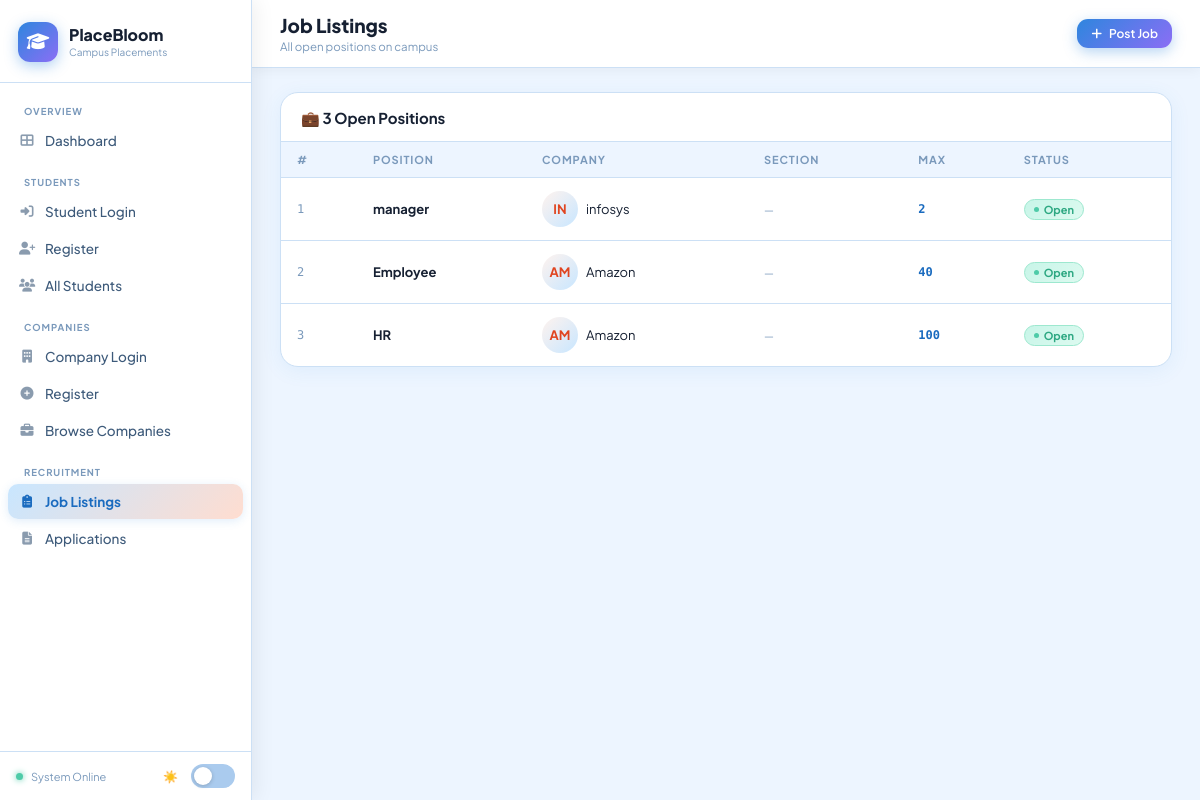
Screenshot of /jobs/ with the database file from the repository.
### placement/models.py (models this page shows, shortened)
class Job(models.Model):
    job_id = models.AutoField(primary_key=True)
    company = models.ForeignKey(Company, on_delete=models.CASCADE, related_name='jobs')
    section = models.ForeignKey(PlacementSection, on_delete=models.SET_NULL, null=True, blank=True, related_name='jobs')
    position = models.CharField(max_length=120)
    description = models.TextField(blank=True)
    max_applicants = models.PositiveIntegerField(default=100)
    pay_rate = models.CharField(max_length=80, blank=True)
    post_date = models.DateField(auto_now_add=True)

class Company(models.Model):
    company_id = models.AutoField(primary_key=True)
    name = models.CharField(max_length=150)
    description = models.TextField(blank=True)
    website_link = models.URLField(blank=True)
    location = models.CharField(max_length=120, blank=True)
    password = models.CharField(max_length=128, blank=True)

### placement/views.py (the view)
# urls.py: path('jobs/', views.job_list, name='job_list'),
def job_list(request):
    jobs = Job.objects.select_related('company', 'section').order_by('-job_id')
    return render(request, 'placement/job_list.html', {'jobs': jobs})

### placement/templates/placement/job_list.html (shortened to what this page needs)
{% extends 'placement/base.html' %}
{% block page_title %}Job Listings{% endblock %}
{% block page_sub %}All open positions on campus{% endblock %}
{% block njobs %}active{% endblock %}
{% block topbar_right %}<a href="{% url 'placement:job_create' %}" class="btn btn-primary btn-sm"><i class="fas fa-plus"></i> Post Job</a>{% endblock %}
{% block content %}
<div class="card">
  <div class="card-head"><span class="card-title">💼 {{ jobs|length }} Open Position{{ jobs|length|pluralize }}</span></div>
  <div class="tbl-wrap">{% if jobs %}<table>
    <thead><tr><th>#</th><th>Position</th><th>Company</th><th>Section</th><th>Max</th><th>Status</th></tr></thead>
    <tbody>{% for job in jobs %}<tr>
      <td class="mono muted">{{ forloop.counter }}</td>
      <td class="fw7 sm">{{ job.position }}</td>
      <td><div class="flex aic g2"><div class="av av-sm" style="background:linear-gradient(135deg,var(--peach),var(--sky));color:var(--coral2);">{{ job.company.name|slice:":2"|upper }}</div><span class="sm">{{ job.company.name }}</span></div></td>
      <td>{% if job.section %}<span class="pill">{{ job.section.section_name }}</span>{% else %}<span class="muted xs">—</span>{% endif %}</td>
      <td class="mono fw7" style="color:var(--blue2);">{{ job.max_applicants }}</td>
      <td><span class="badge badge-accepted">Open</span></td>
    </tr>{% endfor %}</tbody>
  </table>{% else %}<div class="empty"><i class="fas fa-clipboard-list"></i><p>No jobs yet.</p></div>{% endif %}</div>
</div>
{% endblock %}

### placement/templates/placement/base.html (style rules this page uses)
[data-theme="light"] { --bg: #edf5ff; --bg2: #e2efff; --surface: #ffffff; --surface2: #f4f9ff; --peach: #fff3ee; --peach2: #ffddd0; --peach3: #ffbfa8; --sky: #c8e6ff; --sky2: #a0cdff; --sky3: #5ba3e8; --blue: #2e86de; --blue2: #1a6bbf; --coral: #ff5e3a; --coral2: #e04520; --mint: #4ecba8; --mint2: #2da882; --lav: #b39dfa; --lav2: #8b6ef5; --amber: #f59e0b; --text: #162032; --text2: #3d5a7a; --text3: #7a99bb; --border: #cce0f5; --border2: #aacbee; --topbar-bg: #ffffff; --sidebar-bg:#ffffff; --card-bg: #ffffff; --input-bg: #edf5ff; --hover-bg: #edf5ff; --shadow: 0 4px 20px rgba(46,134,222,.08); --shadow2: 0 8px 32px rgba(46,134,222,.16); }
*, *::before, *::after { box-sizing: border-box; margin: 0; padding: 0; }
html { scroll-behavior: smooth; }
body { font-family: 'Plus Jakarta Sans', sans-serif; background: var(--bg); color: var(--text); min-height: 100vh; display: flex; transition: background .3s, color .3s; }
.card { background: var(--card-bg); border: 1.5px solid var(--border); border-radius: 18px; box-shadow: var(--shadow); overflow: hidden; transition: background .3s, border-color .3s, box-shadow .2s; }
.card-head { padding: 15px 20px 13px; border-bottom: 1.5px solid var(--border); display: flex; align-items: center; justify-content: space-between; }
.card-title { font-weight: 700; font-size: 15px; color: var(--text); }
.btn { display: inline-flex; align-items: center; gap: 7px; padding: 9px 18px; border-radius: 11px; font-size: 13px; font-weight: 600; border: none; cursor: pointer; text-decoration: none; font-family: 'Plus Jakarta Sans', sans-serif; transition: all .18s; white-space: nowrap; }
.btn-primary { background: linear-gradient(135deg, var(--blue), var(--lav2)); color: #fff; box-shadow: 0 4px 14px rgba(46,134,222,.35); }
.btn-sm { padding: 7px 14px; font-size: 12px; }
.badge { display: inline-flex; align-items: center; gap: 5px; padding: 3px 9px; border-radius: 20px; font-size: 11px; font-weight: 700; }
.badge::before { content: ''; width: 5px; height: 5px; border-radius: 50%; }
.badge-accepted { background: linear-gradient(135deg,#c8f5e8,#ddfaf0); color: var(--mint2); border: 1.5px solid #9de8cf; }
.badge-accepted::before { background: var(--mint); }
.tbl-wrap { overflow-x: auto; }
table { width: 100%; border-collapse: collapse; }
thead th { padding: 11px 16px; font-size: 11px; font-weight: 700; text-transform: uppercase; letter-spacing: .08em; color: var(--text3); border-bottom: 1.5px solid var(--border); background: var(--bg); text-align: left; }
tbody td { padding: 13px 16px; font-size: 13px; border-bottom: 1px solid var(--border); vertical-align: middle; }
tbody tr:last-child td { border-bottom: none; }
tbody tr { transition: background .12s; }
.av { border-radius: 50%; display: flex; align-items: center; justify-content: center; font-weight: 700; flex-shrink: 0; }
.av-sm { width: 36px; height: 36px; font-size: 13px; }
.flex { display: flex; }
.aic { align-items: center; }
.g2 { gap: 8px; }
.mono { font-family: 'DM Mono', monospace; font-size: 12px; }
.muted { color: var(--text3); }
.xs { font-size: 11px; }
.sm { font-size: 13px; }
.fw7 { font-weight: 700; }

### rows the page displays
Job: position "manager", company.name "IN", company.name "infosys", max_applicants "2"
Job: position "Employee", company.name "AM", company.name "Amazon", max_applicants "40"
Job: position "HR", company.name "AM", company.name "Amazon", max_applicants "100"

### other values shown
{{ jobs|length }} "3"
